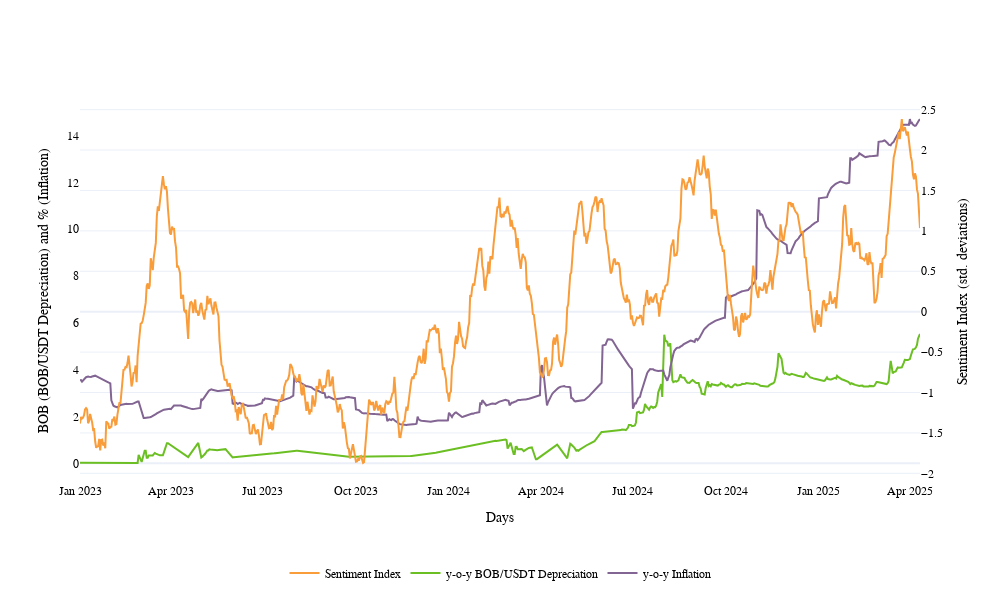

Here is the notebook cell this chart was saved with:
### Markdown cell above
Daily variables of interest

### Code cell
fig = go.Figure()
fig.add_trace(go.Scatter(x=daily_df.index, y=daily_df['sentiment'], mode='lines', name='Sentiment Index', line=dict(color='#f99c3a'), yaxis='y2'))
fig.add_trace(go.Scatter(x=daily_df.index, y=daily_df['depre_365'], mode='lines', name='y-o-y BOB/USDT Depreciation', line=dict(color='#6bbf23')))
fig.add_trace(go.Scatter(x=daily_df.index, y=daily_df['forecast'], mode='lines', name='y-o-y Inflation', line=dict(color='#826592')))
fig.update_layout(
    yaxis2=dict(
        title="Sentiment Index (std. deviations)",
        overlaying='y',
        side='right'),
    xaxis=dict(
        title='Days',
        showgrid=False
    ),
    yaxis=dict(
        title='BOB (BOB/USDT Depreciation) and % (Inflation)',
        showgrid=False
    ),
    font=dict(
        family="sans-serif, sans-serif",  
        color="black",
        size=12               
    ),
    template='plotly_white',
    legend=dict(
        orientation="h",
        yanchor="top",
        y=-0.2,
        xanchor="center",
        x=0.5
        ),
    width=1000,
    height=600
)

fig.show()

### Figure 1 — Plotly figure (JSON) as saved in the notebook; plotly's stock layout.template omitted (floating-point values rounded to 4 significant figures; data arrays with more than 128 entries replaced by an {"elided": "..."} marker saying what was removed)
{"data": [{"line": {"color": "#f99c3a"}, "mode": "lines", "name": "Sentiment Index", "type": "scatter", "x": {"elided": "832 str values"}, "y": {"elided": "832 float values"}, "yaxis": "y2"}, {"line": {"color": "#6bbf23"}, "mode": "lines", "name": "y-o-y BOB/USDT Depreciation", "type": "scatter", "x": {"elided": "832 str values"}, "y": {"elided": "832 float values"}}, {"line": {"color": "#826592"}, "mode": "lines", "name": "y-o-y Inflation", "type": "scatter", "x": {"elided": "832 str values"}, "y": {"elided": "832 float values"}}], "layout": {"font": {"color": "black", "family": "sans-serif, sans-serif", "size": 12}, "height": 600, "legend": {"orientation": "h", "x": 0.5, "xanchor": "center", "y": -0.2, "yanchor": "top"}, "width": 1000, "xaxis": {"showgrid": false, "title": {"text": "Days"}}, "yaxis": {"showgrid": false, "title": {"text": "BOB (BOB/USDT Depreciation) and % (Inflation)"}}, "yaxis2": {"overlaying": "y", "side": "right", "title": {"text": "Sentiment Index (std. deviations)"}}}}
